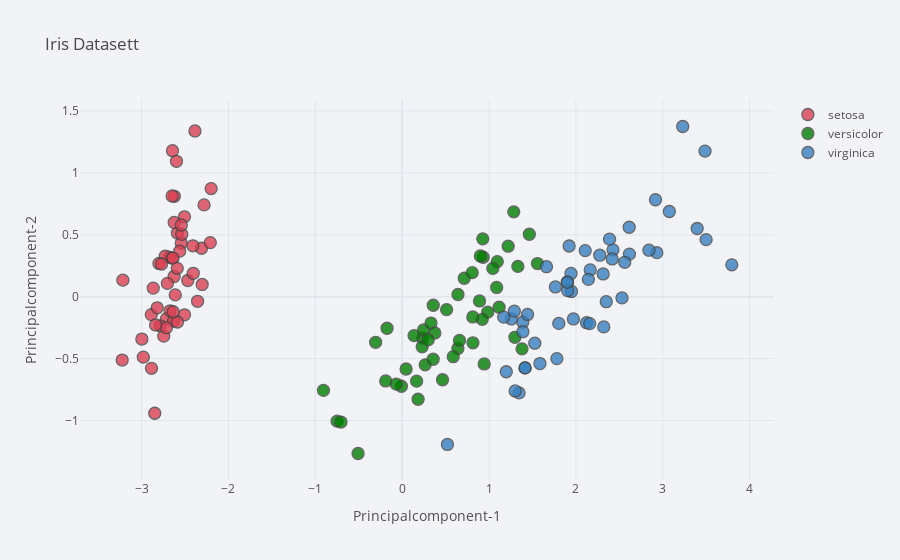

The notebook cell this image was saved under:
### Code cell
#Ploting 3d plot using iplot which was taught in the class.
color = ['red','green','blue']
finaldata.iplot(kind='surface',categories='species' ,colors = color ,title='Iris Datasett', xTitle='Principalcomponent-1', yTitle='Principalcomponent-2',zTitle='Principalcomponent-3', x='PCA-1',y='PCA-2',z='PCA-3')
